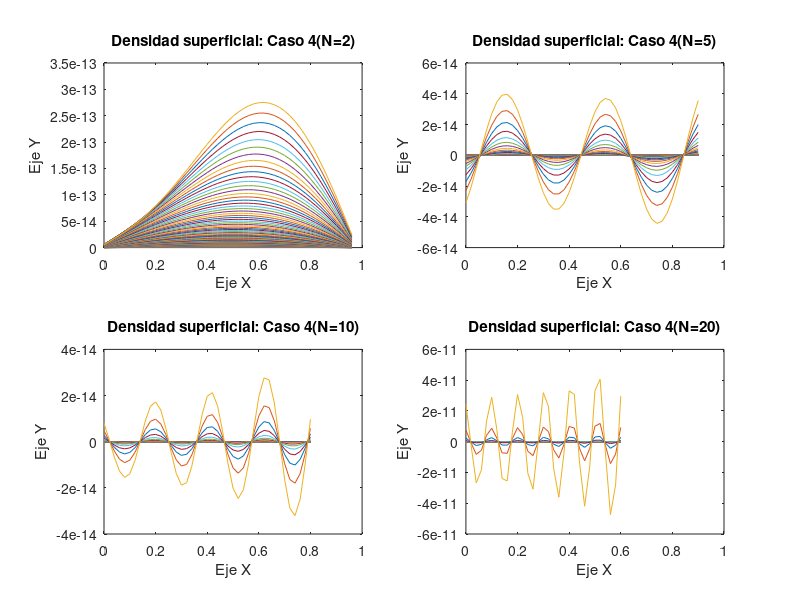

This figure's MATLAB source:
%Cartesianas, Ejercicio 1 - Caso 2

a=1;
b=1;
X=-a:0.02:a;
Y=0:0.02:b;
Eo=8.8541878176*(10^(-12));
Dif=0;
[x,y]= meshgrid(X,Y);

V2=0;
N=2;
for n= 1:N

  f=@(y) (2*y.^3+5).*sin(pi*n*y/b);
  Fn=(2./(b.*exp(n*pi*a/b))).*integral(f,0,b);
  z= Fn.*exp(pi.*n*x/b).*sin(pi.*n*y/b);
  V2=z+V2;
  Dif=diff(V2,n);
  D=-Eo*Dif;
endfor

subplot(2,2,1)
plot(y,D)
xlabel('Eje X')
ylabel('Eje Y')
title('Densidad superficial: Caso 4(N=2)')

V5=0;
N=5;
for n= 1:N
  f=@(y) (2*y.^3+5).*sin(pi*n*y/b);
  Fn=(2./(b.*exp(n*pi*a/b))).*integral(f,0,b);
  z= Fn.*exp(pi.*n*x/b).*sin(pi.*n*y/b);
  V5=z+V5;
  Dif5=diff(V5,n);
  D5=-Eo*Dif5;
endfor

subplot(2,2,2)
plot(y,D5)
xlabel('Eje X')
ylabel('Eje Y')
title('Densidad superficial: Caso 4(N=5)')

V10=0;
N=10;
for n= 1:N
  f=@(y) (2*y.^3+5).*sin(pi*n*y/b);
  Fn=(2./(b.*exp(n*pi*a/b))).*integral(f,0,b);
  z= Fn.*exp(pi.*n*x/b).*sin(pi.*n*y/b);
  V10=z+V10;
  Dif10=diff(V10,n);
  D10=-Eo*Dif10;
endfor

subplot(2,2,3)
plot(y,D10)
xlabel('Eje X')
ylabel('Eje Y')
title('Densidad superficial: Caso 4(N=10)')

V20=0;
N=20;
for n= 1:N
  f=@(y) (2*y.^3+5).*sin(pi*n*y/b);
  Fn=(2./(b.*exp(n*pi*a/b))).*integral(f,0,b);
  z= Fn.*exp(pi.*n*x/b).*sin(pi.*n*y/b);
  V20=z+V20;
  Dif20=diff(V20,n);
  D20=-Eo*Dif20;
endfor

subplot(2,2,4)
plot(y,D20)
xlabel('Eje X')
ylabel('Eje Y')
title('Densidad superficial: Caso 4(N=20)')